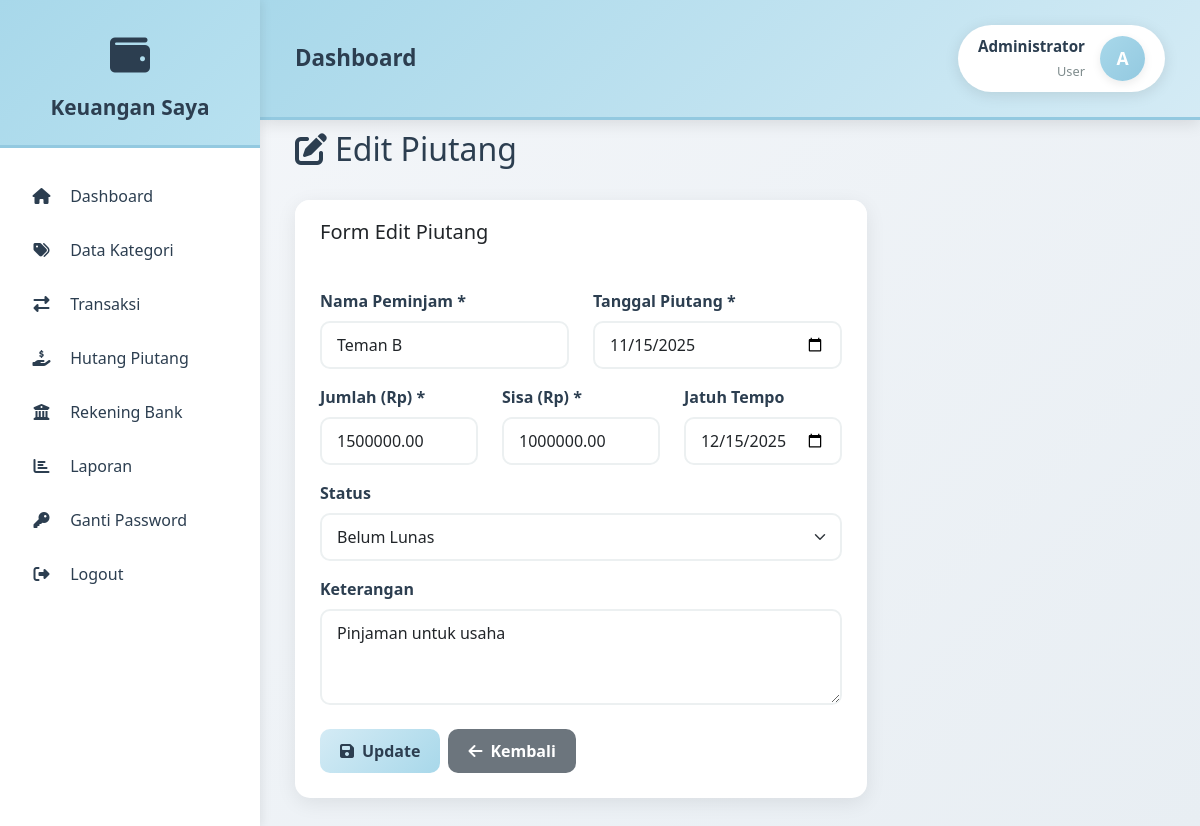
/pages/piutang/edit.php?id=1 (signed in), run on the app's committed database.
### tables this page shows
CREATE TABLE tbl_piutang (
    piutang_id INT AUTO_INCREMENT PRIMARY KEY,
    user_id INT NOT NULL,
    nama_peminjam VARCHAR(100) NOT NULL,
    jumlah_piutang DECIMAL(15,2) NOT NULL,
    sisa_piutang DECIMAL(15,2) NOT NULL,
    tanggal_piutang DATE NOT NULL,
    jatuh_tempo DATE,
    status ENUM('Belum Lunas', 'Lunas') DEFAULT 'Belum Lunas',
    keterangan TEXT,
    created_at TIMESTAMP DEFAULT CURRENT_TIMESTAMP,
    updated_at TIMESTAMP DEFAULT CURRENT_TIMESTAMP ON UPDATE CURRENT_TIMESTAMP,
    FOREIGN KEY (user_id) REFERENCES users(user_id) ON DELETE CASCADE,
    INDEX idx_user_status (user_id, status)
);

### pages/piutang/edit.php (the view, shortened to what this page needs)
<?php
require_once __DIR__ . '/../../config/database.php';
$userId = getUserId();
$piutangId = $_GET['id'] ?? 0;
$stmt = $pdo->prepare("SELECT * FROM tbl_piutang WHERE piutang_id = ? AND user_id = ?");
$stmt->execute([$piutangId, $userId]);
$piutang = $stmt->fetch();
include __DIR__ . '/../../includes/header.php';
include __DIR__ . '/../../includes/sidebar.php';
$data = $_SERVER['REQUEST_METHOD'] === 'POST' ? $_POST : $piutang;
?>
<div class="row mb-4"><div class="col-12"><h2><i class="fas fa-edit me-2"></i>Edit Piutang</h2></div></div>
<div class="row">
    <div class="col-lg-8">
        <div class="card">
            <div class="card-header"><h5 class="mb-0">Form Edit Piutang</h5></div>
            <div class="card-body">
                <form method="POST">
                    <div class="row">
                        <div class="col-md-6 mb-3">
                            <label class="form-label">Nama Peminjam *</label>
                            <input type="text" class="form-control" name="nama_peminjam" required value="<?= htmlspecialchars($data['nama_peminjam'] ?? '') ?>">
                        </div>
                        <div class="col-md-6 mb-3">
                            <label class="form-label">Tanggal Piutang *</label>
                            <input type="date" class="form-control" name="tanggal_piutang" required value="<?= $data['tanggal_piutang'] ?? '' ?>">
                        </div>
                    </div>
                    <div class="row">
                        <div class="col-md-4 mb-3">
                            <label class="form-label">Jumlah (Rp) *</label>
                            <input type="number" class="form-control" name="jumlah_piutang" required min="1" value="<?= $data['jumlah_piutang'] ?? '' ?>">
                        </div>
                        <div class="col-md-4 mb-3">
                            <label class="form-label">Sisa (Rp) *</label>
                            <input type="number" class="form-control" name="sisa_piutang" required min="0" value="<?= $data['sisa_piutang'] ?? '' ?>">
                        </div>
                        <div class="col-md-4 mb-3">
                            <label class="form-label">Jatuh Tempo</label>
                            <input type="date" class="form-control" name="jatuh_tempo" value="<?= $data['jatuh_tempo'] ?? '' ?>">
                        </div>
                    </div>
                    <div class="mb-3">
                        <label class="form-label">Status</label>
                        <select class="form-select" name="status">
                            <option value="Belum Lunas" <?= ($data['status'] ?? '') === 'Belum Lunas' ? 'selected' : '' ?>>Belum Lunas</option>
                        </select>
                    </div>
                    <div class="mb-4">
                        <label class="form-label">Keterangan</label>
                        <textarea class="form-control" name="keterangan" rows="3"><?= htmlspecialchars($data['keterangan'] ?? '') ?></textarea>
                    </div>
                    <div class="d-flex gap-2">
                        <button type="submit" class="btn btn-warning"><i class="fas fa-save me-2"></i>Update</button>
                        <a href="../hutang/index.php" class="btn btn-secondary"><i class="fas fa-arrow-left me-2"></i>Kembali</a>
                    </div>
                </form>
            </div>
        </div>
    </div>
</div>
<?php include __DIR__ . '/../../includes/footer.php'; ?>

### assets/css/style.css (style rules this page uses)
:root { --blue-pastel-1: #A8D8EA; --blue-pastel-2: #C3E5F0; --blue-pastel-3: #D4EBF5; --blue-pastel-4: #B8E1F0; --blue-pastel-5: #93C9E0; --blue-pastel-6: #7FC4DB; --blue-light: #E8F4F8; --blue-dark: #5A9FB8; --dark-text: #2c3e50; --light-text: #7f8c8d; --border-color: #ecf0f1; --shadow-color: rgba(0, 0, 0, 0.08); --income-color: #A8D8EA; --expense-color: #93C9E0; --total-color: #7FC4DB; }
* { margin: 0; padding: 0; box-sizing: border-box; }
body { font-family: 'Segoe UI', Tahoma, Geneva, Verdana, sans-serif; background: linear-gradient(135deg, #f5f7fa 0%, #e8eef3 100%); color: var(--dark-text); }
.card { border: none; border-radius: 15px; box-shadow: 0 5px 20px var(--shadow-color); transition: all 0.3s; overflow: hidden; }
.card-header { border: none; padding: 20px 25px; font-weight: 600; background: white; }
.card-body { padding: 25px; }
.btn { border-radius: 10px; padding: 10px 20px; font-weight: 600; transition: all 0.3s; border: none; }
.btn-warning { background: linear-gradient(135deg, var(--blue-pastel-3) 0%, var(--blue-pastel-1) 100%); color: var(--dark-text); }
.form-control, .form-select { border-radius: 10px; border: 2px solid var(--border-color); padding: 10px 15px; transition: all 0.3s; }
.form-label { font-weight: 600; margin-bottom: 8px; color: var(--dark-text); }
.fade-in { animation: fadeIn 0.5s ease-out; }

### data on the page
tbl_piutang: nama_peminjam "Teman B", tanggal_piutang "11/15/2025", jumlah_piutang "1500000.00", sisa_piutang "1000000.00", jatuh_tempo "12/15/2025", status "Belum Lunas", keterangan "Pinjaman untuk usaha"

### other printed values
$pageTitle "Dashboard"
getNamaLengkap() "Administrator"
substr(getNamaLengkap(), 0, 1) "A"
